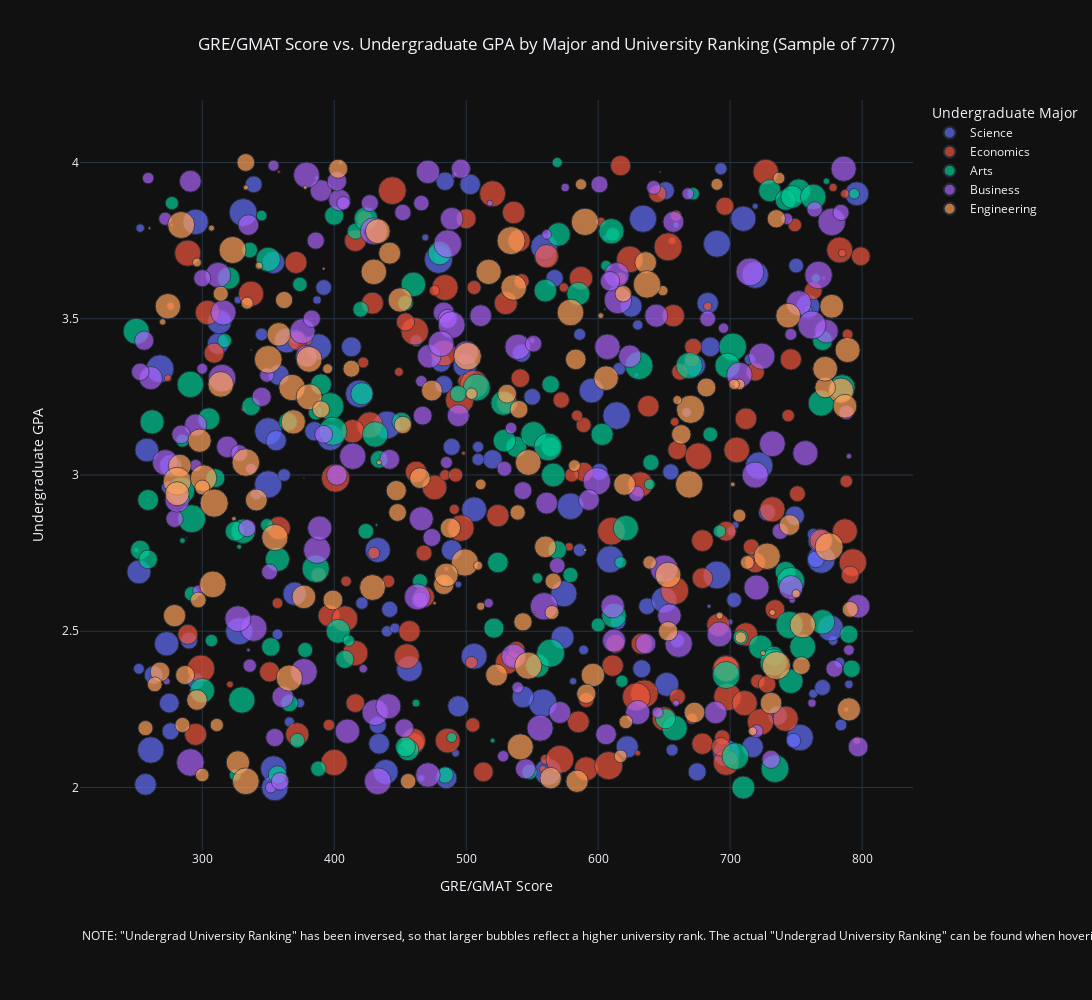

This figure's notebook cell:
### Code cell
mba_sample777 = mba_df.sample(n=777, random_state=33)

max_uurank = mba_sample777['Undergrad University Ranking'].max()
mba_sample777['Undergrad University Ranking Inversed'] = max_uurank - mba_sample777['Undergrad University Ranking']

fig = px.scatter(
    mba_sample777,
    x='GRE/GMAT Score',
    y='Undergraduate GPA',
    size='Undergrad University Ranking Inversed',
    color='Undergraduate Major',
    title='GRE/GMAT Score vs. Undergraduate GPA by Major and University Ranking (Sample of 777)',
    labels={
        'GRE/GMAT Score': 'GRE/GMAT Score',
        'Undergraduate GPA': 'Undergraduate GPA'
    },
    hover_name='Undergraduate Major',
    hover_data=['Undergrad University Ranking']
)

fig.add_annotation(
    text='NOTE: "Undergrad University Ranking" has been inversed, so that larger bubbles reflect a higher university rank. The actual "Undergrad University Ranking" can be found when hovering over a bubble.',
    align='left',
    showarrow=False,
    xref='paper',
    yref='paper',
    x=0,
    y=-0.1,
    xanchor='left',
    yanchor='top')

fig.update_layout(
    yaxis_range=[1.8, 4.2],
    width=1600,
    height=1000,
    margin=dict(b=150),
    title_x=0.5)

fig.show()

### Figure 1 — Plotly figure (JSON) as saved in the notebook; plotly's stock layout.template omitted (floating-point values rounded to 4 significant figures; data arrays with more than 128 entries replaced by an {"elided": "..."} marker saying what was removed)
{"data": [{"customdata": {"elided": "155x1 int values"}, "hovertemplate": "<b>%{hovertext}</b><br><br>Undergraduate Major=Science<br>GRE/GMAT Score=%{x}<br>Undergraduate GPA=%{y}<br>Undergrad University Ranking Inversed=%{marker.size}<br>Undergrad University Ranking=%{customdata[0]}<extra></extra>", "hovertext": {"elided": "155 str values"}, "legendgroup": "Science", "marker": {"color": "#636efa", "size": {"elided": "155 int values"}, "sizemode": "area", "sizeref": 1.245, "symbol": "circle"}, "mode": "markers", "name": "Science", "orientation": "v", "showlegend": true, "x": {"elided": "155 int values"}, "xaxis": "x", "y": {"elided": "155 float values"}, "yaxis": "y", "type": "scatter"}, {"customdata": {"elided": "171x1 int values"}, "hovertemplate": "<b>%{hovertext}</b><br><br>Undergraduate Major=Economics<br>GRE/GMAT Score=%{x}<br>Undergraduate GPA=%{y}<br>Undergrad University Ranking Inversed=%{marker.size}<br>Undergrad University Ranking=%{customdata[0]}<extra></extra>", "hovertext": {"elided": "171 str values"}, "legendgroup": "Economics", "marker": {"color": "#EF553B", "size": {"elided": "171 int values"}, "sizemode": "area", "sizeref": 1.245, "symbol": "circle"}, "mode": "markers", "name": "Economics", "orientation": "v", "showlegend": true, "x": {"elided": "171 int values"}, "xaxis": "x", "y": {"elided": "171 float values"}, "yaxis": "y", "type": "scatter"}, {"customdata": {"elided": "139x1 int values"}, "hovertemplate": "<b>%{hovertext}</b><br><br>Undergraduate Major=Arts<br>GRE/GMAT Score=%{x}<br>Undergraduate GPA=%{y}<br>Undergrad University Ranking Inversed=%{marker.size}<br>Undergrad University Ranking=%{customdata[0]}<extra></extra>", "hovertext": {"elided": "139 str values"}, "legendgroup": "Arts", "marker": {"color": "#00cc96", "size": {"elided": "139 int values"}, "sizemode": "area", "sizeref": 1.245, "symbol": "circle"}, "mode": "markers", "name": "Arts", "orientation": "v", "showlegend": true, "x": {"elided": "139 int values"}, "xaxis": "x", "y": {"elided": "139 float values"}, "yaxis": "y", "type": "scatter"}, {"customdata": {"elided": "163x1 int values"}, "hovertemplate": "<b>%{hovertext}</b><br><br>Undergraduate Major=Business<br>GRE/GMAT Score=%{x}<br>Undergraduate GPA=%{y}<br>Undergrad University Ranking Inversed=%{marker.size}<br>Undergrad University Ranking=%{customdata[0]}<extra></extra>", "hovertext": {"elided": "163 str values"}, "legendgroup": "Business", "marker": {"color": "#ab63fa", "size": {"elided": "163 int values"}, "sizemode": "area", "sizeref": 1.245, "symbol": "circle"}, "mode": "markers", "name": "Business", "orientation": "v", "showlegend": true, "x": {"elided": "163 int values"}, "xaxis": "x", "y": {"elided": "163 float values"}, "yaxis": "y", "type": "scatter"}, {"customdata": {"elided": "149x1 int values"}, "hovertemplate": "<b>%{hovertext}</b><br><br>Undergraduate Major=Engineering<br>GRE/GMAT Score=%{x}<br>Undergraduate GPA=%{y}<br>Undergrad University Ranking Inversed=%{marker.size}<br>Undergrad University Ranking=%{customdata[0]}<extra></extra>", "hovertext": {"elided": "149 str values"}, "legendgroup": "Engineering", "marker": {"color": "#FFA15A", "size": {"elided": "149 int values"}, "sizemode": "area", "sizeref": 1.245, "symbol": "circle"}, "mode": "markers", "name": "Engineering", "orientation": "v", "showlegend": true, "x": {"elided": "149 int values"}, "xaxis": "x", "y": {"elided": "149 float values"}, "yaxis": "y", "type": "scatter"}], "layout": {"xaxis": {"anchor": "y", "domain": [0.0, 1.0], "title": {"text": "GRE/GMAT Score"}}, "yaxis": {"anchor": "x", "domain": [0.0, 1.0], "title": {"text": "Undergraduate GPA"}, "range": [1.8, 4.2]}, "legend": {"title": {"text": "Undergraduate Major"}, "tracegroupgap": 0, "itemsizing": "constant"}, "title": {"text": "GRE/GMAT Score vs. Undergraduate GPA by Major and University Ranking (Sample of 777)", "x": 0.5}, "annotations": [{"align": "left", "showarrow": false, "text": "NOTE: \"Undergrad University Ranking\" has been inversed, so that larger bubbles reflect a higher university rank. The actual \"Undergrad University Ranking\" can be found when hovering over a bubble.", "x": 0, "xanchor": "left", "xref": "paper", "y": -0.1, "yanchor": "top", "yref": "paper"}], "margin": {"b": 150}, "width": 1600, "height": 1000}}
